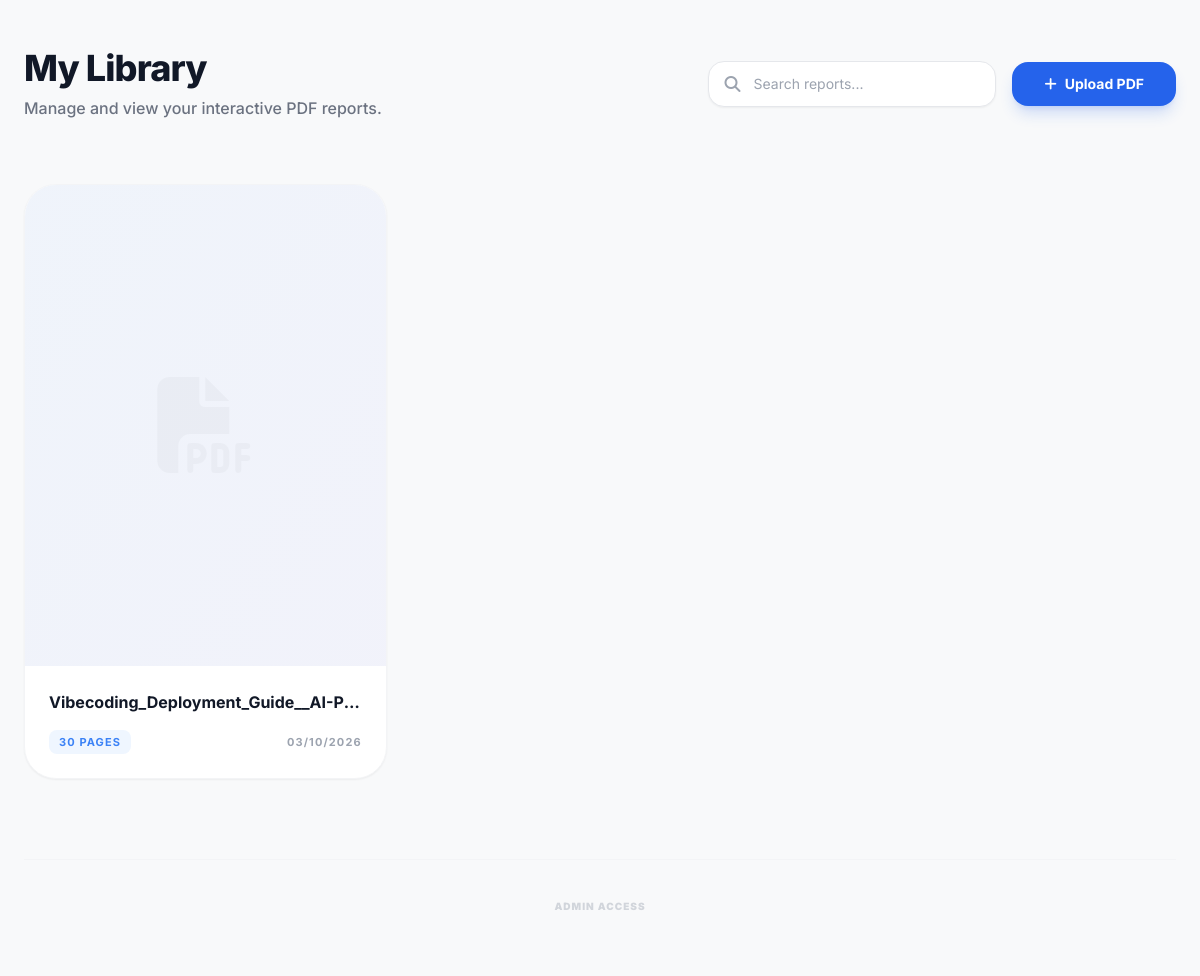
Before: / with the older database file.
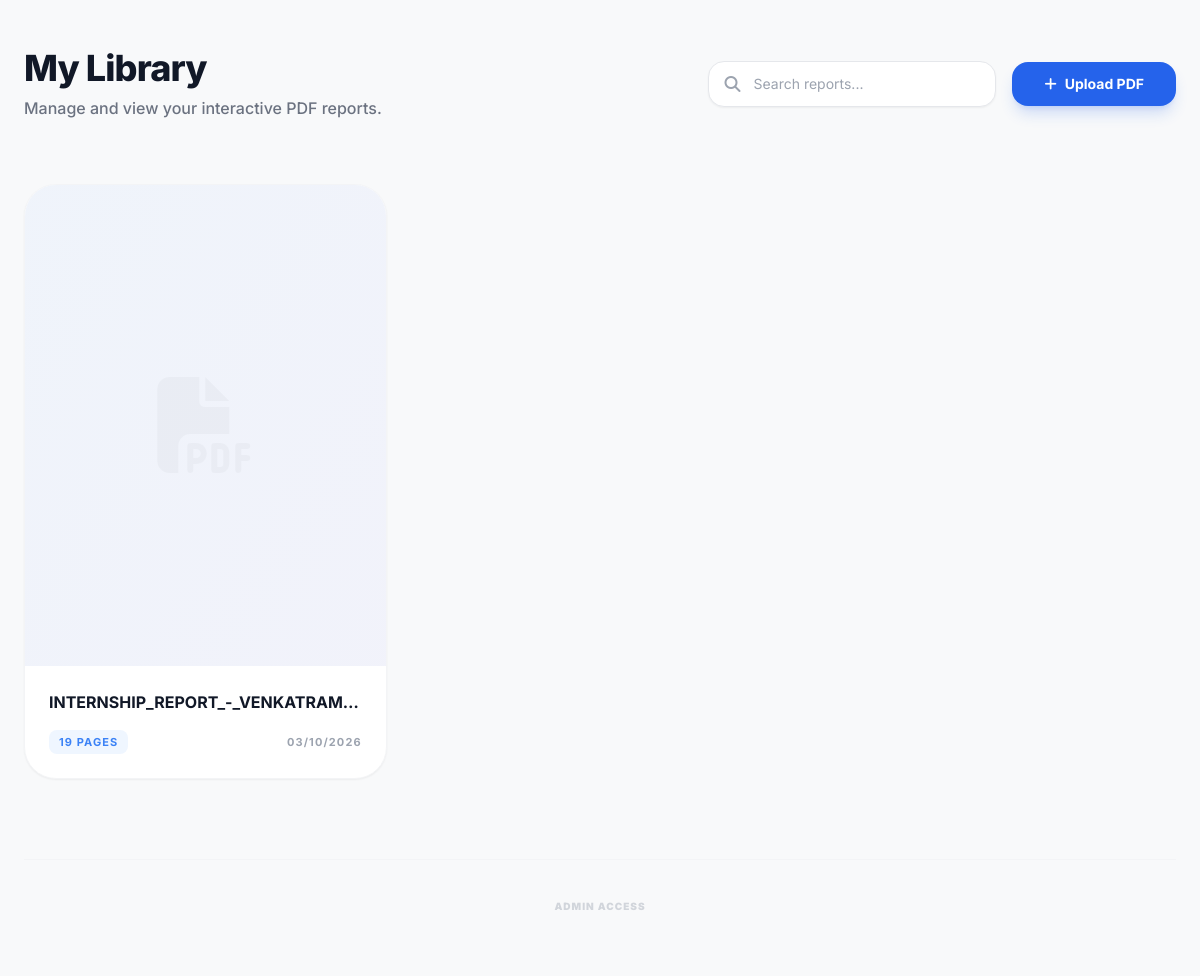
After: the same page with the newer database file.
### app.py (models this page shows)
class Book(db.Model):
    id = db.Column(db.Integer, primary_key=True)
    title = db.Column(db.String(255), nullable=False)
    filename = db.Column(db.String(255), nullable=False)
    page_count = db.Column(db.Integer)
    created_at = db.Column(db.DateTime, default=datetime.utcnow)
    notes = db.relationship('Note', backref='book', lazy=True, cascade="all, delete-orphan")
    highlights = db.relationship('Highlight', backref='book', lazy=True, cascade="all, delete-orphan")

### app.py (the view)
@app.route('/')
def index():
    try:
        books = Book.query.order_by(Book.created_at.desc()).all()
        return render_template('index.html', books=books)
    except Exception as e:
        print(f"Index error: {str(e)}")
        return jsonify({'error': 'Database connection failed'}), 503

### app.py (called while the page is built, shortened)
@app.before_request
def before_request():
    global _db_initialized, _db_error

### templates/index.html (shortened to what this page needs)
{% extends "base.html" %}
{% block content %}
<div class="animate-fade-in max-w-7xl mx-auto py-12 px-6">
    <header class="flex flex-col md:flex-row md:items-center justify-between gap-6 mb-16">
        <div>
            <h1 class="text-4xl font-extrabold tracking-tight text-gray-900 mb-2">My Library</h1>
            <p class="text-gray-500 font-medium">Manage and view your interactive PDF reports.</p>
        </div>
        <div class="flex items-center gap-4">
            <div class="relative hidden sm:block">
                <i class="fas fa-search absolute left-4 top-1/2 -translate-y-1/2 text-gray-400"></i>
                <input type="text" placeholder="Search reports..."
                    class="bg-white border border-gray-200 rounded-2xl pl-11 pr-6 py-3 text-sm text-gray-700 focus:outline-none focus:ring-4 focus:ring-blue-500/10 focus:border-blue-500 w-72 transition-all shadow-sm">
            </div>
            <button id="upload-trigger"
                class="px-8 py-3 bg-blue-600 hover:bg-blue-700 text-white text-sm font-bold rounded-2xl shadow-lg shadow-blue-600/20 transition-all flex items-center gap-2 active:scale-95">
                <i class="fas fa-plus"></i>
                Upload PDF
            </button>
        </div>
    </header>
    <div class="grid grid-cols-1 md:grid-cols-2 lg:grid-cols-3 xl:grid-cols-4 gap-8">
        {% for book in books %}
        <div
            class="bg-white rounded-[2rem] border border-gray-100 shadow-sm overflow-hidden group hover:shadow-xl hover:-translate-y-1 transition-all duration-300">
            <div class="aspect-[3/4] bg-gray-50 relative overflow-hidden">
                <div
                    class="absolute inset-0 flex items-center justify-center opacity-20 group-hover:scale-110 transition-transform duration-700">
                </div>
            </div>
            <div class="p-6">
                <div class="flex items-start justify-between gap-3 mb-4">
                    <h4 class="text-gray-900 font-bold truncate flex-1 hover:text-blue-600 transition-colors"
                        title="{{ book.title }}">
                        {{ book.title }}
                    </h4>
                </div>
                <div class="flex items-center justify-between text-[11px] font-bold uppercase tracking-widest">
                    <span class="text-blue-500 bg-blue-50 px-2.5 py-1 rounded-lg">
                        {{ book.page_count }} Pages
                    </span>
                    <span class="text-gray-400">
                        {{ book.created_at.strftime('%m/%d/%Y') }}
                    </span>
                </div>
            </div>
        </div>
        {% endfor %}
    </div>
    <footer class="mt-20 py-8 border-t border-gray-100 text-center">
        {% if session.get('is_admin') %}
        <a href="{{ url_for('admin_dashboard') }}" class="text-[10px] font-black uppercase tracking-widest text-blue-500 hover:text-blue-700 transition-colors">Admin Dashboard</a>
        {% else %}
        <a href="{{ url_for('admin_login') }}" class="text-[10px] font-black uppercase tracking-widest text-gray-300 hover:text-gray-500 transition-colors">Admin Access</a>
        {% endif %}
    </footer>
</div>
{% endblock %}

### templates/base.html (shortened to what this page needs)
<!DOCTYPE html>
<html lang="en">
<head>
    <script src="https://cdn.tailwindcss.com"></script>
    <link rel="stylesheet" href="https://cdnjs.cloudflare.com/ajax/libs/font-awesome/6.4.0/css/all.min.css">
</head>
<body class="font-sans antialiased">
    <div class="min-h-screen">
        <main class="w-full">
            {% block content %}{% endblock %}
        </main>
    </div>
</body>
</html>

### templates/base.html (style rules this page uses)
body { background-color: #f8f9fa; color: #333; }
.animate-fade-in { animation: fadeIn 0.5s ease-out forwards; }

Changed rows visible on the page:
removed Book: title "Vibecoding_Deployment_Guide__AI-P…", page_count "30", created_at "03/10/2026"
added Book: title "INTERNSHIP_REPORT_-_VENKATRAM…", page_count "19", created_at "03/10/2026"
